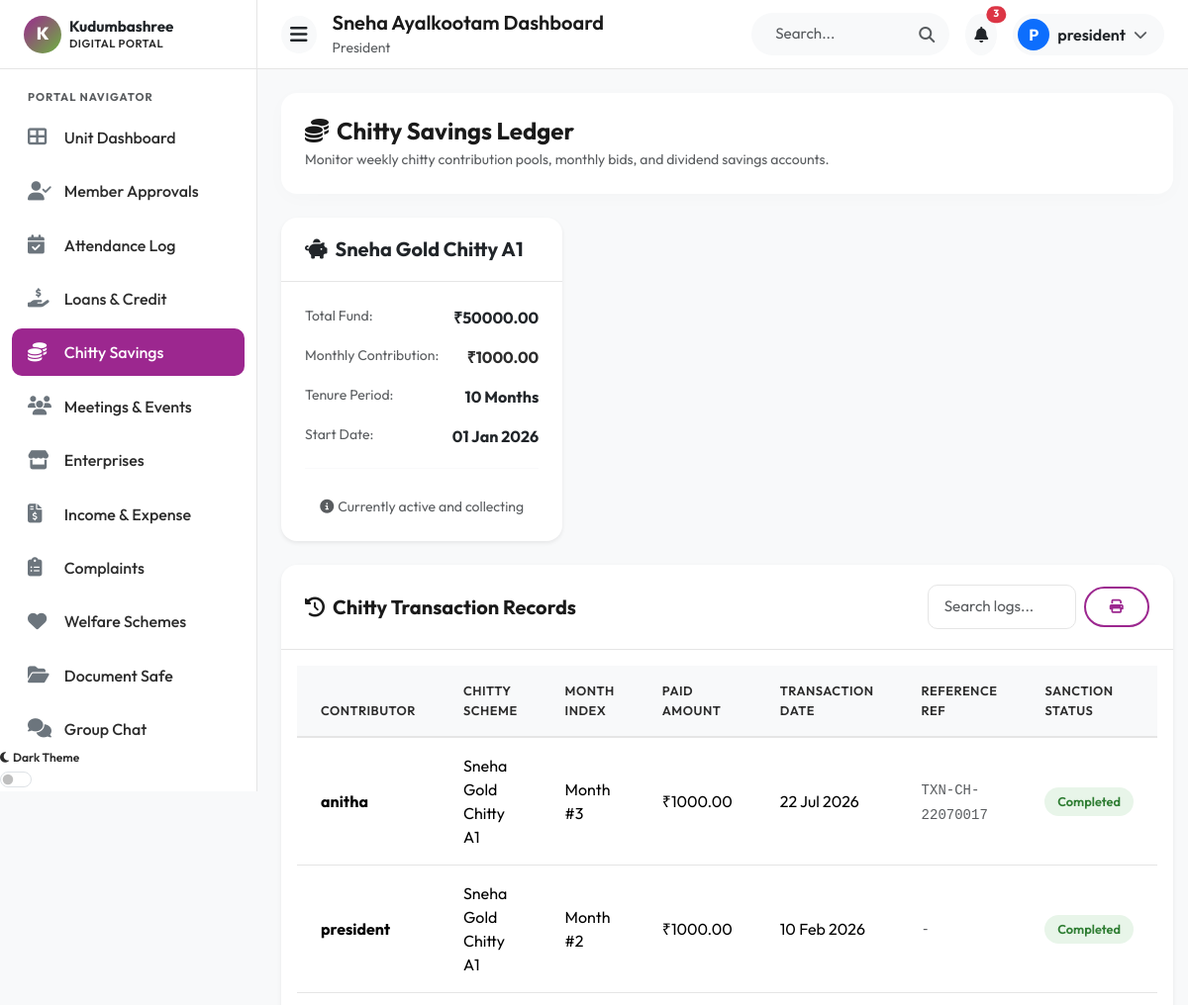
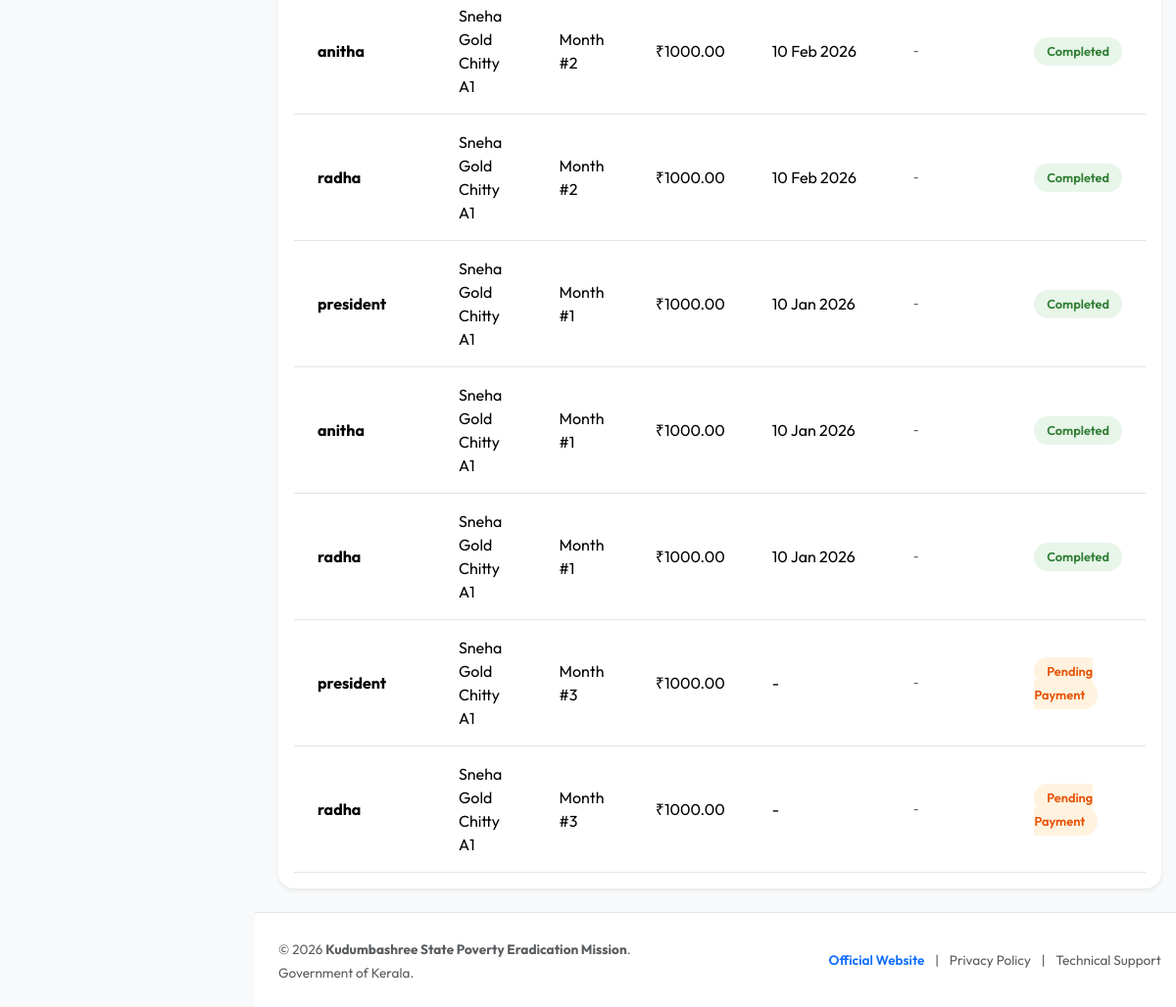
Screenshot of /chitty/ (signed in) with the database file from the repository (2 pictures, top to bottom).
### myapp/models.py (models this page shows, shortened)
class UserProfile(models.Model):
    ROLE_CHOICES = [
        ('admin', 'System Administrator'),
        ('president', 'President'),
        ('secretary', 'Secretary'),
        ('member', 'Kudumbashree Member'),
    ]
    STATUS_CHOICES = [
        ('pending', 'Pending Approval'),
        ('approved', 'Approved & Active'),
        ('rejected', 'Rejected'),
        ('suspended', 'Suspended'),
    ]
    user = models.OneToOneField(User, on_delete=models.CASCADE, related_name='profile')
    role = models.CharField(max_length=20, choices=ROLE_CHOICES, default='member')
    phone = models.CharField(max_length=15, blank=True, null=True)
    group = models.ForeignKey(KudumbashreeGroup, on_delete=models.SET_NULL, null=True, blank=True, related_name='members')
    status = models.CharField(max_length=20, choices=STATUS_CHOICES, default='pending')
    created_at = models.DateTimeField(auto_now_add=True)

class KudumbashreeGroup(models.Model):
    name = models.CharField(max_length=150, unique=True)
    ward = models.CharField(max_length=50)
    panchayath = models.CharField(max_length=100)
    registration_number = models.CharField(max_length=100, unique=True)
    established_date = models.DateField(default=timezone.now)
    created_at = models.DateTimeField(auto_now_add=True)

class Chitty(models.Model):
    name = models.CharField(max_length=150)
    total_amount = models.DecimalField(max_digits=12, decimal_places=2)
    monthly_contribution = models.DecimalField(max_digits=10, decimal_places=2)
    duration_months = models.IntegerField(default=10)
    start_date = models.DateField(default=timezone.now)
    active = models.BooleanField(default=True)

class ChittyPayment(models.Model):
    STATUS_CHOICES = [
        ('pending', 'Pending'),
        ('paid', 'Paid'),
    ]
    chitty = models.ForeignKey(Chitty, on_delete=models.CASCADE, related_name='payments')
    member = models.ForeignKey(User, on_delete=models.CASCADE, related_name='chitty_payments')
    month_number = models.IntegerField()
    amount = models.DecimalField(max_digits=10, decimal_places=2)
    paid_date = models.DateField(null=True, blank=True)
    status = models.CharField(max_length=10, choices=STATUS_CHOICES, default='pending')
    transaction_id = models.CharField(max_length=100, blank=True, null=True)
    class Meta:
        unique_together = ('chitty', 'member', 'month_number')

### myapp/views.py (the view)
# urls.py: path('chitty/', views.chitty_view, name='chitty'),
@login_required
def chitty_view(request):
    profile = get_object_or_404(UserProfile, user=request.user)
    chitties = Chitty.objects.filter(active=True)
    if profile.role in ['president', 'secretary']:
        payments = ChittyPayment.objects.filter(member__profile__group=profile.group).select_related('member', 'chitty').order_by('-paid_date')
    else:
        payments = ChittyPayment.objects.filter(member=request.user).select_related('chitty').order_by('-month_number')
    context = {
        'profile': profile,
        'chitties': chitties,
        'payments': payments
    }
    return render(request, 'modules/chitty.html', context)

### myapp/templates/modules/chitty.html (shortened to what this page needs)
{% extends 'base.html' %}
{% load static %}
{% block content %}
<div class="row mb-4">
    <div class="col-12">
        <div class="card-kudumbashree border-0 bg-white p-4">
            <h4 class="mb-1 fw-bold text-primary-purple"><i class="fas fa-coins me-2"></i>Chitty Savings Ledger</h4>
            <p class="text-muted mb-0 small">Monitor weekly chitty contribution pools, monthly bids, and dividend savings accounts.</p>
        </div>
    </div>
</div>
<div class="row g-4 mb-4">
    {% for chitty in chitties %}
        <div class="col-md-6 col-lg-4">
            <div class="card-kudumbashree border-0 bg-white h-100 shadow-sm">
                <div class="card-header-custom">
                    <h5 class="mb-0 fw-bold text-dark"><i class="fas fa-piggy-bank text-primary-purple me-2"></i>{{ chitty.name }}</h5>
                </div>
                <div class="p-4 d-flex flex-column gap-3">
                    <div class="d-flex justify-content-between">
                        <span class="text-muted small">Total Fund:</span>
                        <strong class="text-dark">₹{{ chitty.total_amount|floatformat:2 }}</strong>
                    </div>
                    <div class="d-flex justify-content-between">
                        <span class="text-muted small">Monthly Contribution:</span>
                        <strong class="text-primary-green">₹{{ chitty.monthly_contribution|floatformat:2 }}</strong>
                    </div>
                    <div class="d-flex justify-content-between">
                        <span class="text-muted small">Tenure Period:</span>
                        <strong class="text-dark">{{ chitty.duration_months }} Months</strong>
                    </div>
                    <div class="d-flex justify-content-between">
                        <span class="text-muted small">Start Date:</span>
                        <strong class="text-dark">{{ chitty.start_date|date:"d M Y" }}</strong>
                    </div>
                    <hr class="my-1 border-light-subtle">
                    <div class="text-center mt-2 small text-muted">
                        <i class="fas fa-info-circle me-1 text-primary-purple"></i>Currently active and collecting
                    </div>
                </div>
            </div>
        </div>
    {% empty %}
        <div class="col-12 text-center text-muted py-4">No active chitty schemes registered.</div>
    {% endfor %}
</div>
<div class="row">
    <div class="col-12">
        <div class="card-kudumbashree border-0 bg-white shadow-sm">
            <div class="card-header-custom d-flex justify-content-between align-items-center flex-wrap gap-2">
                <h5 class="mb-0 fw-bold"><i class="fas fa-history text-primary-purple me-2"></i>Chitty Transaction Records</h5>
                <div class="d-flex gap-2 align-items-center d-print-none">
                    <input type="text" class="form-control form-control-sm table-search-input" data-target-table="chitty-table" placeholder="Search logs..." style="width: 150px;">
                    <button onclick="window.print()" class="btn btn-sm btn-kudumbashree-outline-purple"><i class="fas fa-print"></i></button>
                </div>
            </div>
            <div class="p-3">
                <div class="table-responsive">
                    <table class="table table-custom table-hover mb-0" id="chitty-table">
                        <thead>
                            <tr>
                                <th class="sortable-header">Contributor</th>
                                <th class="sortable-header">Chitty Scheme</th>
                                <th>Month Index</th>
                                <th class="sortable-header">Paid Amount</th>
                                <th>Transaction Date</th>
                                <th>Reference Ref</th>
                                <th>Sanction Status</th>
                            </tr>
                        </thead>
                        <tbody>
                            {% for pay in payments %}
                                <tr>
                                    <td><strong>{{ pay.member.username }}</strong></td>
                                    <td>{{ pay.chitty.name }}</td>
                                    <td>Month #{{ pay.month_number }}</td>
                                    <td>₹{{ pay.amount|floatformat:2 }}</td>
                                    <td>{{ pay.paid_date|date:"d M Y"|default:"-" }}</td>
                                    <td><code class="small text-muted">{{ pay.transaction_id|default:"-" }}</code></td>
                                    <td>
                                        {% if pay.status == 'paid' %}
                                            <span class="badge-kudumbashree badge-success">Completed</span>
                                        {% else %}
                                            <span class="badge-kudumbashree badge-pending">Pending Payment</span>
                                        {% endif %}
                                    </td>
                                </tr>
                            {% empty %}
                                <tr class="empty-row">
                                    <td colspan="7" class="text-center py-4 text-muted">No chitty logs registered in database ledger.</td>
                                </tr>
                            {% endfor %}
                        </tbody>
                    </table>
                </div>
            </div>
        </div>
    </div>
</div>
{% endblock %}

### myapp/templates/navbar.html (shortened to what this page needs)
{% load static %}
<div class="navbar-custom">
    <div class="d-flex align-items-center gap-3">
        <button id="sidebar-toggle" class="btn btn-light d-none d-lg-flex rounded-circle p-2" aria-label="Toggle Sidebar">
            <i class="fas fa-bars fs-5 text-dark"></i>
        </button>
        <div class="d-none d-sm-block">
            <h5 class="mb-0 fw-semibold text-primary-purple">
                {% if profile.role == 'admin' %}
                    System Admin Panel
                {% elif profile.role == 'president' or profile.role == 'secretary' %}
                    {{ profile.group.name }} Dashboard
                {% else %}
                    Member Portal
                {% endif %}
            </h5>
            <small class="text-muted text-capitalize">{{ profile.get_role_display }}</small>
        </div>
    </div>
    <div class="d-flex align-items-center gap-3">
        <div class="position-relative d-none d-md-block">
            <input type="text" class="form-control rounded-pill bg-light border-0 ps-4 pe-5" placeholder="Search..." style="width: 200px;">
            <i class="fas fa-search position-absolute top-50 translate-middle-y text-muted" style="right: 15px;"></i>
        </div>
        <div class="dropdown">
            <button class="btn btn-light rounded-circle p-2 position-relative" type="button" data-bs-toggle="dropdown" aria-expanded="false" aria-label="Notifications">
                <i class="fas fa-bell text-dark"></i>
                <span class="position-absolute top-0 start-100 translate-middle badge rounded-pill bg-danger" style="font-size: 0.65rem;">
                    3
                </span>
            </button>
        </div>
        <div class="dropdown">
            <button class="btn btn-light d-flex align-items-center gap-2 p-1 pe-3 rounded-pill" type="button" data-bs-toggle="dropdown" aria-expanded="false">
                <div class="rounded-circle bg-primary text-white d-flex align-items-center justify-content-center fw-bold" style="width: 32px; height: 32px;">
                    {{ request.user.username|slice:":1"|upper }}
                </div>
                <span class="d-none d-sm-inline fw-semibold text-dark">{{ request.user.username }}</span>
                <i class="fas fa-chevron-down text-muted small"></i>
            </button>
        </div>
    </div>
</div>

### myapp/static/css/styles.css (style rules this page uses)
:root { --primary-purple: #9C278F; --primary-purple-rgb: 156, 39, 143; --primary-green: #6CB33F; --primary-green-rgb: 108, 179, 63; --white: #FFFFFF; --light-bg: #F8F9FA; --light-purple: #F3E5F5; --light-green: #E8F5E9; --dark-text: #2C2C2C; --muted-text: #6C757D; --border-color: #E5E5E5; --success: #43A047; --warning: #FB8C00; --danger: #E53935; --sidebar-width: 260px; --sidebar-collapsed-width: 70px; --navbar-height: 70px; --transition-speed: 0.3s; }
body { font-family: 'Outfit', sans-serif; background-color: var(--light-bg); color: var(--dark-text); overflow-x: hidden; min-height: 100vh; }
h1, h2, h3, h4, h5, h6 { font-weight: 700; color: #1A1A1A; }
.card-kudumbashree { background: var(--white); border: 1px solid var(--border-color); border-radius: 16px; box-shadow: 0 4px 20px rgba(0, 0, 0, 0.02); transition: transform var(--transition-speed), box-shadow var(--transition-speed); }
.card-header-custom { background: transparent; border-bottom: 1px solid var(--border-color); padding: 1.25rem 1.5rem; display: flex; justify-content: space-between; align-items: center; }
.btn-kudumbashree-outline-purple { border: 2px solid var(--primary-purple); color: var(--primary-purple); background: transparent; border-radius: 50px; padding: 0.5rem 1.5rem; font-weight: 600; transition: all var(--transition-speed); }
.form-control, .form-select { border-radius: 10px; padding: 0.65rem 1rem; border: 1.5px solid var(--border-color); font-size: 0.95rem; transition: border-color var(--transition-speed), box-shadow var(--transition-speed); }
.navbar-custom { height: var(--navbar-height); background: var(--white); border-bottom: 1px solid var(--border-color); position: fixed; top: 0; right: 0; left: var(--sidebar-width); z-index: 1020; display: flex; align-items: center; justify-content: space-between; padding: 0 1.5rem; transition: left var(--transition-speed); }
.badge-kudumbashree { padding: 0.4rem 0.8rem; border-radius: 30px; font-size: 0.8rem; font-weight: 600; }
.badge-pending { background: #FFF3E0; color: #E65100; }
.badge-success { background: #E8F5E9; color: #2E7D32; }
.table-custom { vertical-align: middle; }
.table-custom thead th { background-color: var(--light-bg); color: var(--dark-text); border-bottom: 2px solid var(--border-color); font-weight: 600; text-transform: uppercase; font-size: 0.8rem; letter-spacing: 0.5px; padding: 1rem 1.5rem; }
.table-custom tbody td { padding: 1rem 1.5rem; border-bottom: 1px solid var(--border-color); }

### rows the page displays
UserProfile: group.name "Sneha Ayalkootam", role "President"
Chitty: name "Sneha Gold Chitty A1", total_amount "50000.00", monthly_contribution "1000.00", duration_months "10", start_date "01 Jan 2026"
ChittyPayment: member.username "anitha", chitty.name "Sneha Gold Chitty A1", month_number "3", amount "1000.00", paid_date "22 Jul 2026", transaction_id "TXN-CH-22070017", status "Completed"
ChittyPayment: member.username "president", chitty.name "Sneha Gold Chitty A1", month_number "2", amount "1000.00", paid_date "10 Feb 2026", transaction_id "-", status "Completed"
ChittyPayment: member.username "anitha", chitty.name "Sneha Gold Chitty A1", month_number "2", amount "1000.00", paid_date "10 Feb 2026", transaction_id "-", status "Completed"
ChittyPayment: member.username "radha", chitty.name "Sneha Gold Chitty A1", month_number "2", amount "1000.00", paid_date "10 Feb 2026", transaction_id "-", status "Completed"
ChittyPayment: member.username "president", chitty.name "Sneha Gold Chitty A1", month_number "1", amount "1000.00", paid_date "10 Jan 2026", transaction_id "-", status "Completed"
ChittyPayment: member.username "anitha", chitty.name "Sneha Gold Chitty A1", month_number "1", amount "1000.00", paid_date "10 Jan 2026", transaction_id "-", status "Completed"
ChittyPayment: member.username "radha", chitty.name "Sneha Gold Chitty A1", month_number "1", amount "1000.00", paid_date "10 Jan 2026", transaction_id "-", status "Completed"
ChittyPayment: member.username "president", chitty.name "Sneha Gold Chitty A1", month_number "3", amount "1000.00", paid_date "-", transaction_id "-", status "Pending Payment"
ChittyPayment: member.username "radha", chitty.name "Sneha Gold Chitty A1", month_number "3", amount "1000.00", paid_date "-", transaction_id "-", status "Pending Payment"

### other values shown
{{ request.user.username|slice:":1"|upper }} "P"
{{ request.user.username }} "president"
